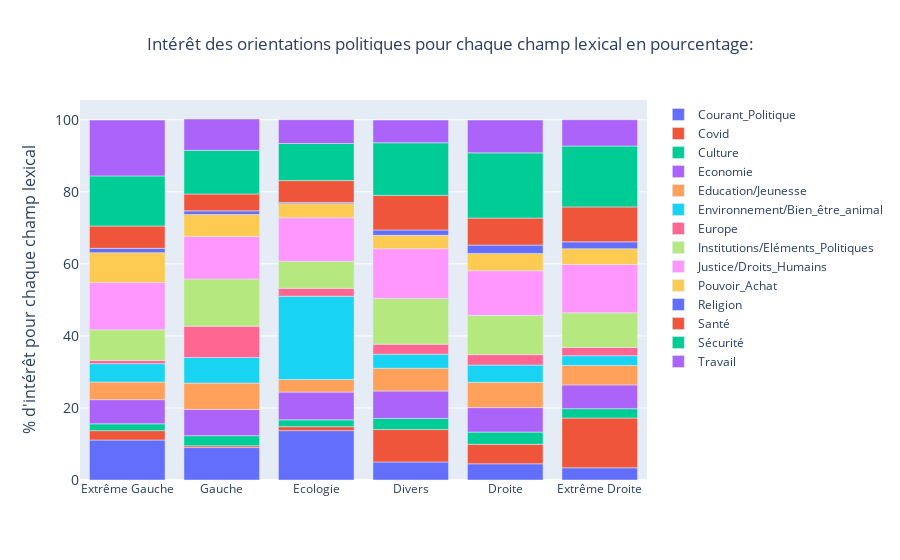

The code cell stored with this chart in its notebook:
### Code cell
bar_chart_stack_100(based_on="autre")

### Figure 1 — Plotly figure (JSON) as saved in the notebook; plotly's stock layout.template omitted (floating-point values rounded to 4 significant figures)
{"data": [{"name": "Courant_Politique", "type": "bar", "x": ["Extrême Gauche", "Gauche", "Ecologie", "Divers", "Droite", "Extrême Droite", null], "y": [11.1, 9, 13.7, 5, 4.5, 3.4, 4.2]}, {"name": "Covid", "type": "bar", "x": ["Extrême Gauche", "Gauche", "Ecologie", "Divers", "Droite", "Extrême Droite", null], "y": [2.6, 0.5, 1.1, 9, 5.4, 13.8, 2.4]}, {"name": "Culture", "type": "bar", "x": ["Extrême Gauche", "Gauche", "Ecologie", "Divers", "Droite", "Extrême Droite", null], "y": [1.9, 2.8, 1.9, 3.1, 3.4, 2.6, 2.1]}, {"name": "Economie", "type": "bar", "x": ["Extrême Gauche", "Gauche", "Ecologie", "Divers", "Droite", "Extrême Droite", null], "y": [6.7, 7.3, 7.7, 7.6, 6.8, 6.6, 9.1]}, {"name": "Education/Jeunesse", "type": "bar", "x": ["Extrême Gauche", "Gauche", "Ecologie", "Divers", "Droite", "Extrême Droite", null], "y": [4.9, 7.3, 3.5, 6.3, 7, 5.4, 6.4]}, {"name": "Environnement/Bien_être_animal", "type": "bar", "x": ["Extrême Gauche", "Gauche", "Ecologie", "Divers", "Droite", "Extrême Droite", null], "y": [5.1, 7.1, 23.1, 3.9, 4.8, 2.7, 5]}, {"name": "Europe", "type": "bar", "x": ["Extrême Gauche", "Gauche", "Ecologie", "Divers", "Droite", "Extrême Droite", null], "y": [0.9, 8.7, 2.2, 2.8, 2.9, 2.3, 4.4]}, {"name": "Institutions/Eléments_Politiques", "type": "bar", "x": ["Extrême Gauche", "Gauche", "Ecologie", "Divers", "Droite", "Extrême Droite", null], "y": [8.5, 13.1, 7.5, 12.7, 10.9, 9.6, 8.7]}, {"name": "Justice/Droits_Humains", "type": "bar", "x": ["Extrême Gauche", "Gauche", "Ecologie", "Divers", "Droite", "Extrême Droite", null], "y": [13.1, 11.8, 12.1, 13.8, 12.4, 13.4, 12]}, {"name": "Pouvoir_Achat", "type": "bar", "x": ["Extrême Gauche", "Gauche", "Ecologie", "Divers", "Droite", "Extrême Droite", null], "y": [8.3, 6.1, 3.9, 3.7, 4.8, 4.4, 4.6]}, {"name": "Religion", "type": "bar", "x": ["Extrême Gauche", "Gauche", "Ecologie", "Divers", "Droite", "Extrême Droite", null], "y": [1.2, 1, 0.3, 1.5, 2.3, 1.9, 3.9]}, {"name": "Santé", "type": "bar", "x": ["Extrême Gauche", "Gauche", "Ecologie", "Divers", "Droite", "Extrême Droite", null], "y": [6.2, 4.7, 6.1, 9.6, 7.5, 9.7, 7.4]}, {"name": "Sécurité", "type": "bar", "x": ["Extrême Gauche", "Gauche", "Ecologie", "Divers", "Droite", "Extrême Droite", null], "y": [13.9, 12.1, 10.3, 14.6, 18.1, 16.9, 21.5]}, {"name": "Travail", "type": "bar", "x": ["Extrême Gauche", "Gauche", "Ecologie", "Divers", "Droite", "Extrême Droite", null], "y": [15.5, 8.7, 6.6, 6.3, 9.1, 7.3, 8.1]}], "layout": {"barmode": "relative", "title": {"text": "Intérêt des orientations politiques pour chaque champ lexical en pourcentage:", "x": 0.5}, "yaxis": {"tickfont": {"size": 14}, "title": {"font": {"size": 16}, "text": "% d'intérêt pour chaque champ lexical"}}}}
